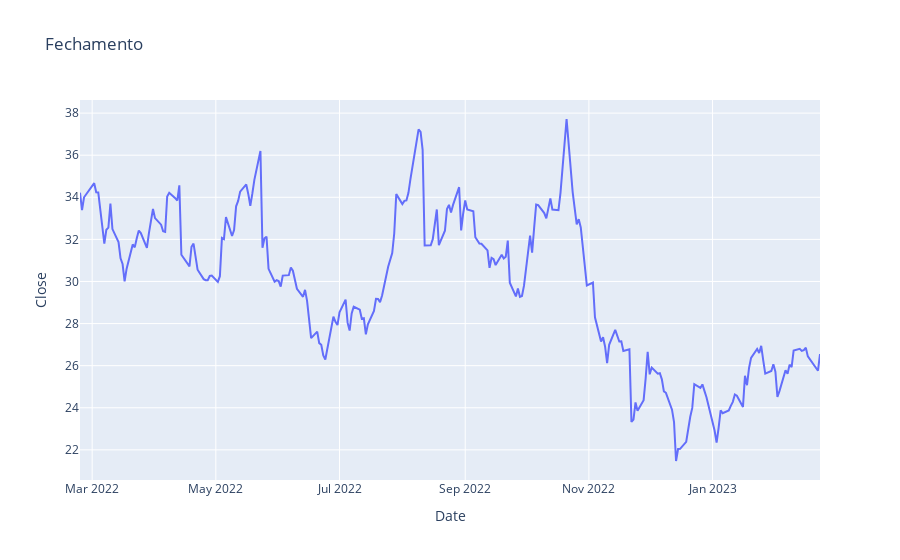

The notebook cell saved with this chart:
### Code cell
periodo = 5
dados['Média_Movel'] = dados['Close'].rolling(window = periodo).mean()

dados.head()

#Mais rápido e simples
figura = px.line(
    dados,
    y = 'Close',
    title = 'Fechamento'
)

figura.show()

### Figure 1 — Plotly figure (JSON) as saved in the notebook; plotly's stock layout.template omitted (floating-point values rounded to 4 significant figures; data arrays with more than 128 entries replaced by an {"elided": "..."} marker saying what was removed)
{"data": [{"hovertemplate": "Date=%{x}<br>Close=%{y}<extra></extra>", "legendgroup": "", "line": {"color": "#636efa", "dash": "solid"}, "marker": {"symbol": "circle"}, "mode": "lines", "name": "", "orientation": "v", "showlegend": false, "type": "scatter", "x": {"elided": "250 str values"}, "xaxis": "x", "y": {"elided": "250 float values"}, "yaxis": "y"}], "layout": {"legend": {"tracegroupgap": 0}, "title": {"text": "Fechamento"}, "xaxis": {"anchor": "y", "domain": [0, 1], "title": {"text": "Date"}}, "yaxis": {"anchor": "x", "domain": [0, 1], "title": {"text": "Close"}}}}
